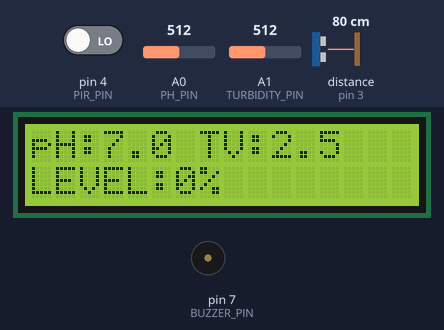
Bench run of a sketch on a simulated Arduino Uno, built with avr-gcc and run on an emulated ATmega328P. On the bench: 16×2 character LCD, buzzer (waves = sounding, pin HIGH). Wiring (inferred from the names in the program): ultrasonic range finder: trigger pin 2; echo pin 3. The inputs (shaded band) are chosen by the test bench; at power-on: pin 4 (PIR_PIN) LOW, A0 (PH_PIN) = 512, distance to the obstacle (sensor on pin 3) 80 cm, A1 (TURBIDITY_PIN) = 512. The echo pulse lasts 58.3 µs per cm; pins used as bus, display or sensor lines are not drawn; what the sketch prints to the serial monitor is not drawn.

Above: at 3.2 s.
3.3 s: pin 4 (PIR_PIN) driven HIGH
At 6.0 s:
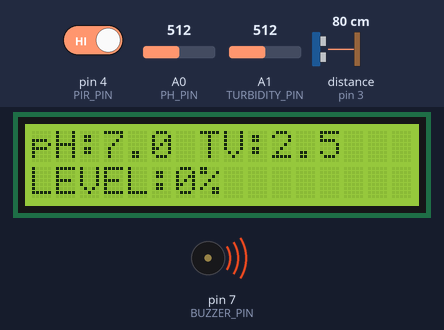
6.3 s: pin 4 (PIR_PIN) driven LOW
At 7.6 s:
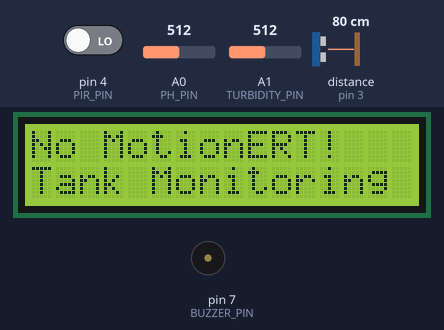
7.9 s: A0 (PH_PIN) set to 306
At 10.0 s:
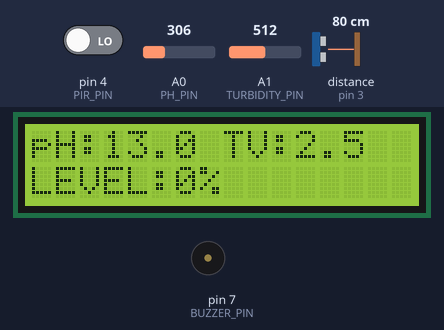
10.9 s: distance to the obstacle (sensor on pin 3) set to 2 cm
At 12.2 s:
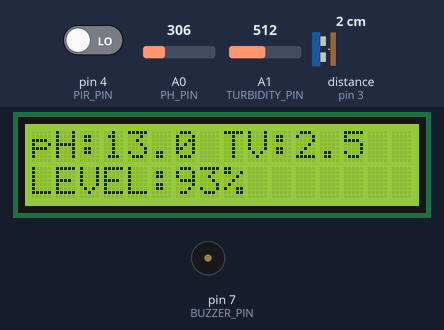
13.9 s: A1 (TURBIDITY_PIN) set to 716
At 16.2 s:
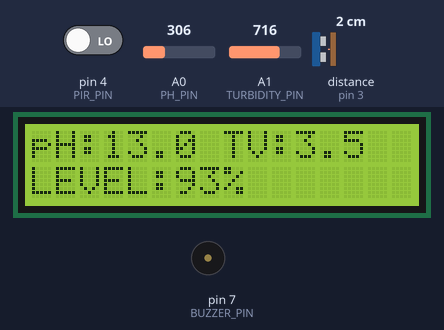
16.9 s: distance to the obstacle (sensor on pin 3) set to 35 cm
At 17.7 s:
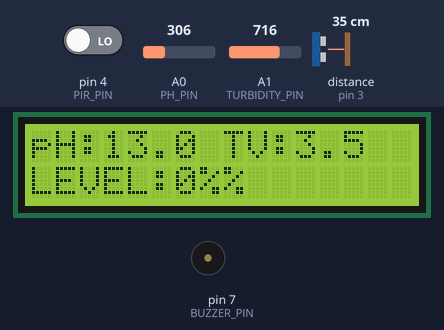
Timing chart, 0 to 19.9 s (numbered marks = the images above; inputs shaded):
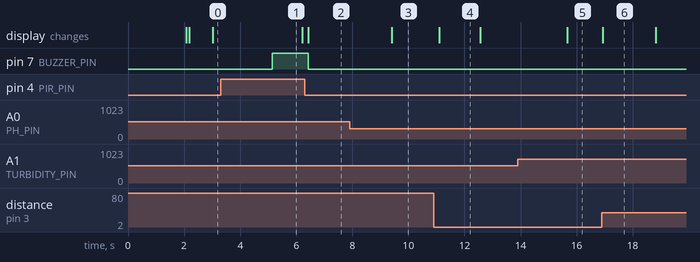

Measured:
- after the input at 3.3 s, pin 7 (BUZZER_PIN): LOW → HIGH after 1.8 s
- after the input at 6.3 s, pin 7 (BUZZER_PIN): HIGH → LOW after 0.12 s; the display: changes after 0.13 s (image 2)
- after the input at 7.9 s, the display: changes after 1.5 s (image 3)
- after the input at 10.9 s, the display: changes after 0.20 s (image 4)
- after the input at 13.9 s, the display: changes after 1.8 s (image 5)
- after the input at 16.9 s, the display: changes at once (image 6)
- what the display in image 4 shows lasts 1.5 s, from 11.1 s to 12.6 s

The sketch:

smart_water_monitor.ino
```cpp
#include <LiquidCrystal.h>

// LCD: RS, E, D4, D5, D6, D7
LiquidCrystal lcd(8, 9, 10, 11, 12, 13);

// Pin connections
const int TRIG_PIN = 2;
const int ECHO_PIN = 3;
const int PIR_PIN = 4;
const int BUZZER_PIN = 7;
const int PH_PIN = A0;
const int TURBIDITY_PIN = A1;

// Tank dimensions
const float TANK_HEIGHT_CM = 25.0;

// pH calibration values - calibrate for your own module
// Replace these after testing with pH buffer solutions.
const float PH7_VOLTAGE = 2.50;
const float PH4_VOLTAGE = 3.00;

// Alarm settings
const unsigned long MOTION_CONFIRM_MS = 1500;
const unsigned long LCD_CHANGE_MS = 3000;

unsigned long motionStart = 0;
unsigned long lastLCDChange = 0;
bool alarmActive = false;
bool secondScreen = false;

float readVoltage(int pin) {
  long total = 0;

  for (int i = 0; i < 10; i++) {
    total += analogRead(pin);
    delay(5);
  }

  float average = total / 10.0;
  return average * (5.0 / 1023.0);
}

float readPH() {
  float voltage = readVoltage(PH_PIN);

  // Two-point calibration approximation
  float slope = (7.0 - 4.0) /
                (PH7_VOLTAGE - PH4_VOLTAGE);

  return 7.0 + slope * (voltage - PH7_VOLTAGE);
}

float readTurbidityVoltage() {
  return readVoltage(TURBIDITY_PIN);
}

float readDistanceCM() {
  digitalWrite(TRIG_PIN, LOW);
  delayMicroseconds(3);
  digitalWrite(TRIG_PIN, HIGH);
  delayMicroseconds(10);
  digitalWrite(TRIG_PIN, LOW);

  unsigned long duration =
      pulseIn(ECHO_PIN, HIGH, 30000UL);

  if (duration == 0) return -1;

  return duration * 0.0343 / 2.0;
}

int readWaterLevel(float distance) {
  if (distance < 0) return -1;

  float level =
      ((TANK_HEIGHT_CM - distance) / TANK_HEIGHT_CM) * 100.0;

  return constrain((int)(level + 0.5), 0, 100);
}

void setup() {
  pinMode(TRIG_PIN, OUTPUT);
  pinMode(ECHO_PIN, INPUT);
  pinMode(PIR_PIN, INPUT);
  pinMode(BUZZER_PIN, OUTPUT);

  digitalWrite(BUZZER_PIN, LOW);

  Serial.begin(9600);
  lcd.begin(16, 2);

  lcd.setCursor(0, 0);
  lcd.print("WATER MONITOR");
  lcd.setCursor(0, 1);
  lcd.print("Starting...");
  delay(2000);
  lcd.clear();
}

void loop() {
  float ph = readPH();
  float turbidityV = readTurbidityVoltage();
  float distance = readDistanceCM();
  int level = readWaterLevel(distance);

  // PIR motion confirmation
  bool motion = digitalRead(PIR_PIN) == HIGH;

  if (motion) {
    if (motionStart == 0) {
      motionStart = millis();
    }

    if (millis() - motionStart >= MOTION_CONFIRM_MS) {
      alarmActive = true;
    }
  } else {
    motionStart = 0;
    alarmActive = false;
  }

  // Buzzer sounds while confirmed motion is detected
  digitalWrite(BUZZER_PIN, alarmActive ? HIGH : LOW);

  // Alternate LCD screens
  if (millis() - lastLCDChange >= LCD_CHANGE_MS) {
    lastLCDChange = millis();
    secondScreen = !secondScreen;
    lcd.clear();
  }

  if (secondScreen) {
    lcd.setCursor(0, 0);
    lcd.print("pH:");
    lcd.print(ph, 1);
    lcd.print(" TV:");
    lcd.print(turbidityV, 1);

    lcd.setCursor(0, 1);
    lcd.print("LEVEL:");

    if (level >= 0) {
      lcd.print(level);
      lcd.print("%");
    } else {
      lcd.print("Sensor Error");
    }
  } else {
    lcd.setCursor(0, 0);

    if (alarmActive) {
      lcd.print("TAMPER ALERT!");
    } else {
      lcd.print("No Motion");
    }

    lcd.setCursor(0, 1);
    lcd.print("Tank Monitoring");
  }

  // Serial Monitor readings
  Serial.print("pH: ");
  Serial.print(ph, 2);
  Serial.print(" | Turbidity V: ");
  Serial.print(turbidityV, 2);
  Serial.print(" | Level: ");
  Serial.print(level);
  Serial.print("% | Motion: ");
  Serial.println(motion ? "YES" : "NO");

  delay(100);
}
```
